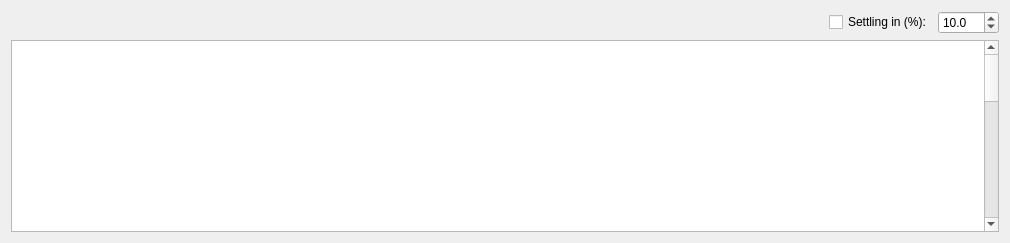
       <widget class="QWidget" name="tab_6">
        <attribute name="title">
         <string>Sags Initial Wind</string>
        </attribute>
        <layout class="QGridLayout" name="gridLayout_13">
         <item row="0" column="0">
          <layout class="QHBoxLayout" name="horizontalLayout_13">
           <item>
            <spacer name="horizontalSpacer_12">
             <property name="orientation">
              <enum>Qt::Horizontal</enum>
             </property>
             <property name="sizeType">
              <enum>QSizePolicy::Expanding</enum>
             </property>
             <property name="sizeHint" stdset="0">
              <size>
               <width>818</width>
               <height>20</height>
              </size>
             </property>
            </spacer>
           </item>
           <item>
            <widget class="QCheckBox" name="settlingInSagsInitWindCheckBox">
             <property name="sizePolicy">
              <sizepolicy hsizetype="Preferred" vsizetype="Fixed">
               <horstretch>0</horstretch>
               <verstretch>0</verstretch>
              </sizepolicy>
             </property>
             <property name="layoutDirection">
              <enum>Qt::LeftToRight</enum>
             </property>
             <property name="text">
              <string>Settling in (%):</string>
             </property>
             <property name="checked">
              <bool>false</bool>
             </property>
            </widget>
           </item>
           <item>
            <widget class="QDoubleSpinBox" name="settlingInSagsInitWindSB">
             <property name="sizePolicy">
              <sizepolicy hsizetype="Minimum" vsizetype="Fixed">
               <horstretch>0</horstretch>
               <verstretch>0</verstretch>
              </sizepolicy>
             </property>
             <property name="minimumSize">
              <size>
               <width>61</width>
               <height>0</height>
              </size>
             </property>
             <property name="decimals">
              <number>1</number>
             </property>
             <property name="maximum">
              <double>100.000000000000000</double>
             </property>
             <property name="value">
              <double>10.000000000000000</double>
             </property>
            </widget>
           </item>
          </layout>
         </item>
         <item row="1" column="0">
          <widget class="QTableWidget" name="sagsInitWindTW">
           <property name="sizePolicy">
            <sizepolicy hsizetype="Expanding" vsizetype="Expanding">
             <horstretch>10</horstretch>
             <verstretch>0</verstretch>
            </sizepolicy>
           </property>
           <property name="sizeIncrement">
            <size>
             <width>0</width>
             <height>0</height>
            </size>
           </property>
           <property name="layoutDirection">
            <enum>Qt::LeftToRight</enum>
           </property>
           <property name="editTriggers">
            <set>QAbstractItemView::NoEditTriggers</set>
           </property>
           <property name="dragEnabled">
            <bool>false</bool>
           </property>
           <property name="textElideMode">
            <enum>Qt::ElideRight</enum>
           </property>
           <property name="cornerButtonEnabled">
            <bool>true</bool>
           </property>
           <attribute name="horizontalHeaderVisible">
            <bool>false</bool>
           </attribute>
           <attribute name="horizontalHeaderCascadingSectionResizes">
            <bool>false</bool>
           </attribute>
           <attribute name="horizontalHeaderDefaultSectionSize">
            <number>140</number>
           </attribute>
           <attribute name="horizontalHeaderHighlightSections">
            <bool>true</bool>
           </attribute>
           <attribute name="horizontalHeaderShowSortIndicator" stdset="0">
            <bool>false</bool>
           </attribute>
           <attribute name="horizontalHeaderStretchLastSection">
            <bool>true</bool>
           </attribute>
           <attribute name="verticalHeaderVisible">
            <bool>false</bool>
           </attribute>
           <attribute name="verticalHeaderCascadingSectionResizes">
            <bool>false</bool>
           </attribute>
           <attribute name="verticalHeaderHighlightSections">
            <bool>true</bool>
           </attribute>
           <attribute name="verticalHeaderStretchLastSection">
            <bool>true</bool>
           </attribute>
           <row>
            <property name="text">
             <string>1°C</string>
            </property>
           </row>
           <row>
            <property name="text">
             <string>5°C</string>
            </property>
           </row>
           <row>
            <property name="text">
             <string>10°C</string>
            </property>
           </row>
           <row>
            <property name="text">
             <string>15°C</string>
            </property>
           </row>
           <row>
            <property name="text">
             <string>20°C</string>
            </property>
           </row>
           <row>
            <property name="text">
             <string>25°C</string>
            </property>
           </row>
           <row>
            <property name="text">
             <string>30°C</string>
            </property>
           </row>
           <row>
            <property name="text">
             <string>35°C</string>
            </property>
           </row>
           <row>
            <property name="text">
             <string>40°C</string>
            </property>
           </row>
           <row>
            <property name="text">
             <string>45°C</string>
            </property>
           </row>
           <row>
            <property name="text">
             <string>50°C</string>
            </property>
           </row>
           <row>
            <property name="text">
             <string>55°C</string>
            </property>
           </row>
           <row>
            <property name="text">
             <string>60°C</string>
            </property>
           </row>
           <row>
            <property name="text">
             <string>65°C</string>
            </property>
           </row>
           <row>
            <property name="text">
             <string>70°C</string>
            </property>
           </row>
           <row>
            <property name="text">
             <string>75°C</string>
            </property>
           </row>
           <row>
            <property name="text">
             <string>80°C</string>
            </property>
           </row>
           <row>
            <property name="text">
             <string>85°C</string>
            </property>
           </row>
           <row>
            <property name="text">
             <string>90°C</string>
            </property>
           </row>
           <row>
            <property name="text">
             <string>95°C</string>
            </property>
           </row>
           <row>
            <property name="text">
             <string>100°C</string>
            </property>
           </row>
          </widget>
         </item>
        </layout>
       </widget>
